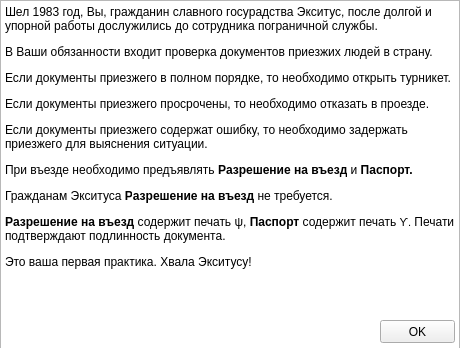
<?xml version="1.0" encoding="UTF-8"?>
<ui version="4.0">
 <class>Form</class>
 <widget class="QWidget" name="Form">
  <property name="geometry">
   <rect>
    <x>0</x>
    <y>0</y>
    <width>460</width>
    <height>348</height>
   </rect>
  </property>
  <property name="windowTitle">
   <string>Предистория</string>
  </property>
  <widget class="QTextBrowser" name="textBrowser">
   <property name="geometry">
    <rect>
     <x>0</x>
     <y>0</y>
     <width>460</width>
     <height>400</height>
    </rect>
   </property>
   <property name="minimumSize">
    <size>
     <width>460</width>
     <height>400</height>
    </size>
   </property>
   <property name="maximumSize">
    <size>
     <width>460</width>
     <height>400</height>
    </size>
   </property>
   <property name="html">
    <string>&lt;!DOCTYPE HTML PUBLIC &quot;-//W3C//DTD HTML 4.0//EN&quot; &quot;http://www.w3.org/TR/REC-html40/strict.dtd&quot;&gt;
&lt;html&gt;&lt;head&gt;&lt;meta name=&quot;qrichtext&quot; content=&quot;1&quot; /&gt;&lt;style type=&quot;text/css&quot;&gt;
p, li { white-space: pre-wrap; }
&lt;/style&gt;&lt;/head&gt;&lt;body style=&quot; font-family:'MS Shell Dlg 2'; font-size:8.25pt; font-weight:400; font-style:normal;&quot;&gt;
&lt;p style=&quot; margin-top:12px; margin-bottom:12px; margin-left:0px; margin-right:0px; -qt-block-indent:0; text-indent:0px;&quot;&gt;&lt;span style=&quot; font-size:9pt;&quot;&gt;Шел 1983 год, Вы, гражданин славного госурадства Экситус, после долгой и упорной работы дослужились до сотрудника пограничной службы.&lt;/span&gt;&lt;/p&gt;
&lt;p style=&quot; margin-top:12px; margin-bottom:12px; margin-left:0px; margin-right:0px; -qt-block-indent:0; text-indent:0px;&quot;&gt;&lt;span style=&quot; font-size:9pt;&quot;&gt;В Ваши обязанности входит проверка документов приезжих людей в страну.&lt;/span&gt;&lt;/p&gt;
&lt;p style=&quot; margin-top:12px; margin-bottom:12px; margin-left:0px; margin-right:0px; -qt-block-indent:0; text-indent:0px;&quot;&gt;&lt;span style=&quot; font-size:9pt;&quot;&gt;Если документы приезжего в полном порядке, то необходимо открыть турникет.&lt;/span&gt;&lt;/p&gt;
&lt;p style=&quot; margin-top:12px; margin-bottom:12px; margin-left:0px; margin-right:0px; -qt-block-indent:0; text-indent:0px;&quot;&gt;&lt;span style=&quot; font-size:9pt;&quot;&gt;Если документы приезжего просрочены, то необходимо отказать в проезде.&lt;/span&gt;&lt;/p&gt;
&lt;p style=&quot; margin-top:12px; margin-bottom:12px; margin-left:0px; margin-right:0px; -qt-block-indent:0; text-indent:0px;&quot;&gt;&lt;span style=&quot; font-size:9pt;&quot;&gt;Если документы приезжего содержат ошибку, то необходимо задержать приезжего для выяснения ситуации.&lt;/span&gt;&lt;/p&gt;
&lt;p style=&quot; margin-top:12px; margin-bottom:12px; margin-left:0px; margin-right:0px; -qt-block-indent:0; text-indent:0px;&quot;&gt;&lt;span style=&quot; font-size:9pt;&quot;&gt;При въезде необходимо предъявлять &lt;/span&gt;&lt;span style=&quot; font-size:9pt; font-weight:600;&quot;&gt;Р&lt;/span&gt;&lt;span style=&quot; font-family:'-apple-system'; font-size:9pt; font-weight:600; color:#000000; background-color:#ffffff;&quot;&gt;азрешение на въезд&lt;/span&gt;&lt;span style=&quot; font-family:'-apple-system'; font-size:9pt; color:#000000; background-color:#ffffff;&quot;&gt; и &lt;/span&gt;&lt;span style=&quot; font-family:'-apple-system'; font-size:9pt; font-weight:600; color:#000000; background-color:#ffffff;&quot;&gt;Паспорт.&lt;/span&gt;&lt;/p&gt;
&lt;p style=&quot; margin-top:12px; margin-bottom:12px; margin-left:0px; margin-right:0px; -qt-block-indent:0; text-indent:0px;&quot;&gt;&lt;span style=&quot; font-family:'-apple-system'; font-size:9pt; color:#000000; background-color:#ffffff;&quot;&gt;Гражданам Экситуса &lt;/span&gt;&lt;span style=&quot; font-size:9pt; font-weight:600;&quot;&gt;Р&lt;/span&gt;&lt;span style=&quot; font-family:'-apple-system'; font-size:9pt; font-weight:600; color:#000000; background-color:#ffffff;&quot;&gt;азрешение на въезд&lt;/span&gt;&lt;span style=&quot; font-family:'-apple-system'; font-size:9pt; color:#000000; background-color:#ffffff;&quot;&gt; не требуется.&lt;/span&gt;&lt;/p&gt;
&lt;p style=&quot; margin-top:12px; margin-bottom:12px; margin-left:0px; margin-right:0px; -qt-block-indent:0; text-indent:0px;&quot;&gt;&lt;span style=&quot; font-size:9pt; font-weight:600;&quot;&gt;Р&lt;/span&gt;&lt;span style=&quot; font-family:'-apple-system'; font-size:9pt; font-weight:600; color:#000000; background-color:#ffffff;&quot;&gt;азрешение на въезд &lt;/span&gt;&lt;span style=&quot; font-family:'-apple-system'; font-size:9pt; color:#000000; background-color:#ffffff;&quot;&gt;содержит печать &lt;/span&gt;&lt;span style=&quot; font-family:'Times New Roman'; font-size:9pt; color:#000000;&quot;&gt;ψ, &lt;/span&gt;&lt;span style=&quot; font-family:'-apple-system'; font-size:9pt; font-weight:600; color:#000000; background-color:#ffffff;&quot;&gt;Паспорт &lt;/span&gt;&lt;span style=&quot; font-family:'-apple-system'; font-size:9pt; color:#000000; background-color:#ffffff;&quot;&gt;содержит печать &lt;/span&gt;&lt;span style=&quot; font-family:'Times New Roman'; color:#000000;&quot;&gt;ϒ.&lt;/span&gt;&lt;span style=&quot; font-size:9pt;&quot;&gt; Печати подтверждают подлинность документа.&lt;/span&gt;&lt;/p&gt;
&lt;p style=&quot; margin-top:12px; margin-bottom:12px; margin-left:0px; margin-right:0px; -qt-block-indent:0; text-indent:0px;&quot;&gt;&lt;span style=&quot; font-size:9pt;&quot;&gt;Это ваша первая практика. Хвала Экситусу!&lt;/span&gt;&lt;/p&gt;&lt;/body&gt;&lt;/html&gt;</string>
   </property>
  </widget>
  <widget class="QPushButton" name="ok">
   <property name="geometry">
    <rect>
     <x>380</x>
     <y>320</y>
     <width>75</width>
     <height>23</height>
    </rect>
   </property>
   <property name="text">
    <string>OK</string>
   </property>
  </widget>
 </widget>
 <resources/>
 <connections/>
</ui>
